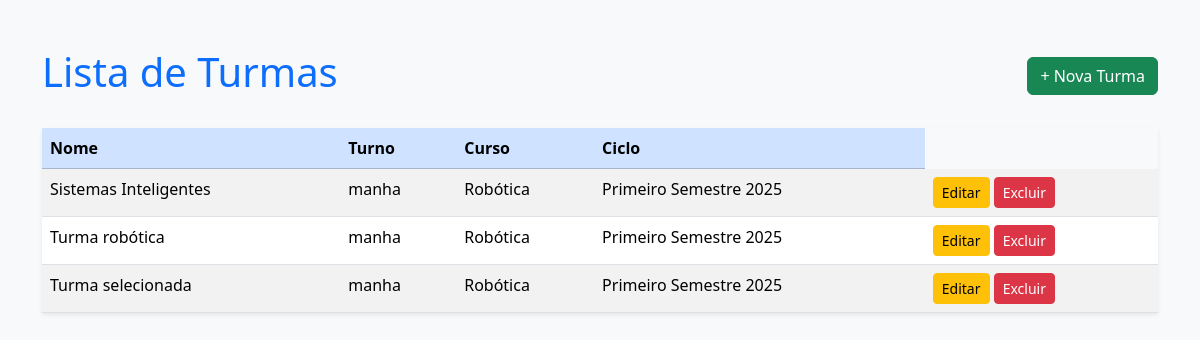
The app's page /turmas/ with its own data.
### app/models.py (models this page shows, shortened)
class Turma(models.Model):
    nome_turma = models.CharField(max_length=50)
    turno = models.CharField(max_length=20)
    curso = models.ForeignKey(Curso, on_delete=models.PROTECT, related_name="turmas")
    ciclo = models.ForeignKey(Ciclo, on_delete=models.PROTECT, related_name="turmas")

class Curso(models.Model):
    nome_curso = models.CharField(max_length=100)
    carga_horaria = models.IntegerField()
    descricao_curso = models.TextField()
    def __str__(self):
        return self.nome_curso

class Ciclo(models.Model):
    nome_ciclo = models.CharField(max_length=50)
    data_inicio = models.DateField()
    data_fim = models.DateField()
    descricao_ciclo = models.CharField(max_length=100)
    status = models.CharField(max_length=30)
    ano_referencia = models.IntegerField()
    def __str__(self):
        return self.nome_ciclo

### app/views.py (the view)
# urls.py: path("turmas/", TurmaListView.as_view(),name="turma_list"),
class TurmaListView(ListView):
    model = Turma
    template_name = "app/turma_list.html"
    context_object_name = "turmas"
    ordering = ['nome_turma']

### app/templates/app/turma_list.html (shortened to what this page needs)
<!DOCTYPE html>
<html lang="pt-br">
<head>
    <link href="https://cdn.jsdelivr.net/npm/bootstrap@5.3.3/dist/css/bootstrap.min.css" rel="stylesheet">
</head>
<body class="bg-light">
    <div class="container mt-5">
        <div class="d-flex justify-content-between align-items-center mb-4">
            <h1 class="text-primary">Lista de Turmas</h1>
            <a href="{% url 'turma_create' %}" class="btn btn-success">+ Nova Turma</a>
        </div>
        {% if turmas %}
        <table class="table table-striped table-hover shadow-sm">
            <thead class="table-primary">
                <tr>
                    <th>Nome</th>
                    <th>Turno</th>
                    <th>Curso</th>
                    <th>Ciclo</th>
                </tr>
            </thead>
            <tbody>
                {% for turma in turmas %}
                <tr>
                    <td>{{ turma.nome_turma }}</td>
                    <td>{{ turma.turno }}</td>
                    <td>{{ turma.curso }}</td>
                    <td>{{ turma.ciclo }}</td>
                    <td>
                        <a href="{% url 'turma_update' turma.pk %}" class="btn btn-warning btn-sm">Editar</a>
                        <a href="{% url 'turma_delete' turma.pk %}" class="btn btn-danger btn-sm">Excluir</a>
                    </td>
                </tr>
                {% endfor %}
            </tbody>
        </table>
        {% else %}
            <div class="alert alert-info text-center">
                Nenhuma turma cadastrada.
            </div>
        {% endif %}
    </div>
</body>
</html>

### records on screen
Turma: nome_turma "Sistemas Inteligentes", turno "manha", curso "Robótica", ciclo "Primeiro Semestre 2025"
Turma: nome_turma "Turma robótica", turno "manha", curso "Robótica", ciclo "Primeiro Semestre 2025"
Turma: nome_turma "Turma selecionada", turno "manha", curso "Robótica", ciclo "Primeiro Semestre 2025"
